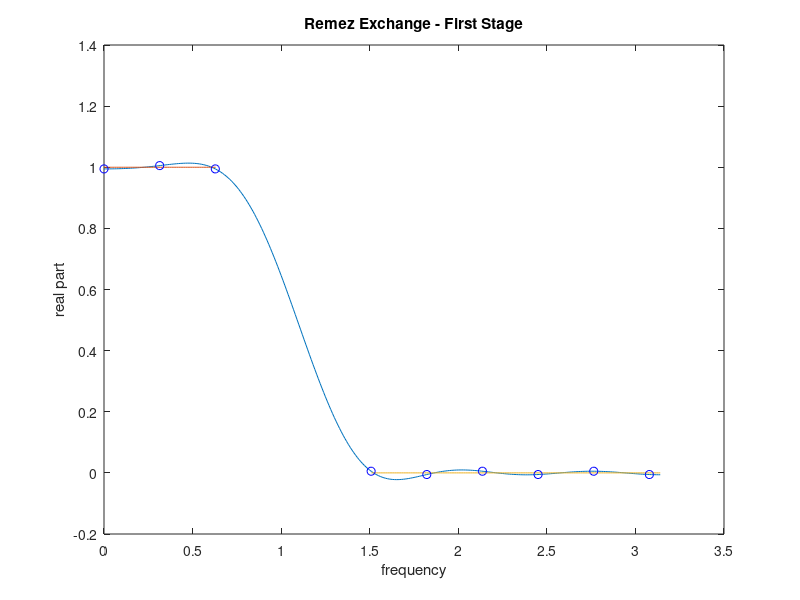
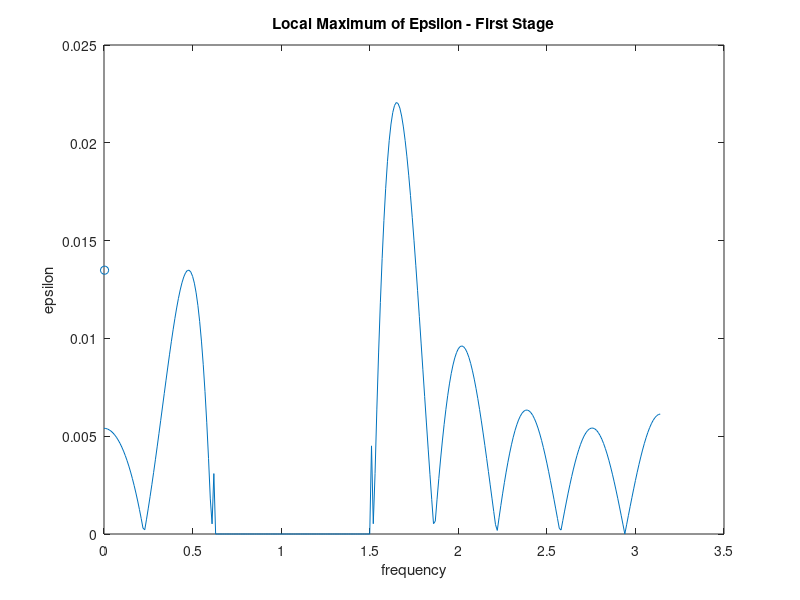

The MATLAB source for these figures, in order:
%%
%% ELEC 558-HW9
%% Sichao Zhang
%%
%% Problem 2
%% Remez Exchange - First Stage
% [0,0.2*pi,0.48*pi,pi]
%% step 1
% L = 7
omegas=[0:0.1:0.2,0.48:0.1:0.98]*pi;
osz=length(omegas);
D_omegas=(omegas<=(pi/5));
c_omegas=cos(omegas);

%% step 2
% gammas
ttt=kron(ones(osz,1),c_omegas);
sss=ttt-ttt'+diag(ones(osz,1));
gammas=1./prod(sss,1);
% DxGamma
DxGamma=D_omegas.*gammas;

seq = (-1).^[0:(osz-1)];

% epsilon
epsilon = (-sum(DxGamma)/sum(gammas.*seq));

%% step 3
% P_omegas
P_omegas = D_omegas + seq.*epsilon;

%% step 4
ttt_1=kron(ones(osz-1,1),c_omegas(1:end-1));
sss_1=ttt_1-ttt_1'+diag(ones(osz-1,1));
gammas_1=1./prod(sss_1,1);
PxGamma=P_omegas(1:end-1).*gammas_1;

ww=[0.0001:.01:pi];
c_ww=cos(ww);
wsz=length(c_ww);
ttt_ww=kron(ones(wsz,1),c_omegas(1:end-1));
rrr=kron(c_ww',ones(1,osz-1));
sss_ww=rrr-ttt_ww;
ff_tot=prod(sss_ww,2);
fff=kron(ff_tot,ones(1,osz-1));
fff_int=fff./sss_ww;
yyy=fff_int*PxGamma';

%% step 5
D_ww1 = (ww<=(pi/5));
D_ww2 = (ww>=(0.48*pi));
yyy_ww1 = yyy.*D_ww1';
yyy_ww2 = yyy.*D_ww2';
epsilon_ww1 = abs(yyy_ww1-D_ww1');
peaks1 = findpeaks(epsilon_ww1)
epsilon_ww2 = abs(yyy_ww2);
peaks2 = findpeaks(epsilon_ww2)
% observe and pick new omegas

%% plot
figure(1);
plot(ww,yyy);
hold on;
plot(ww(1:64),ones(64,1));
hold on;
plot(ww(152:315),zeros(164,1));
hold on;
scatter(omegas,P_omegas,'b');
hold on;
xlabel('frequency');
ylabel('real part');
title('Remez Exchange - First Stage');
figure(2);
plot(ww,epsilon_ww1+epsilon_ww2);
hold on;
scatter([peaks1(2,1),peaks2(2,2:end)],[peaks1(1,1),peaks2(1,2:end)]);
hold on;
xlabel('frequency');
ylabel('epsilon');
title('Local Maximum of Epsilon - First Stage');